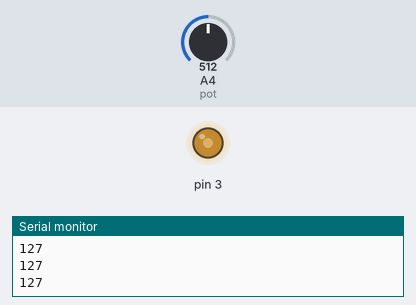
Simulated run of this sketch. Board: Arduino Uno, built with avr-gcc and run on an emulated ATmega328P. Shown: output pins drawn as LEDs (lit = HIGH), the last lines printed to the serial monitor. The test bench sets the inputs (shaded band); at power-on: A4 (pot) = 512.

Above: at 1.2 s.
1.3 s: A4 (pot) set to 716
At 1.9 s:
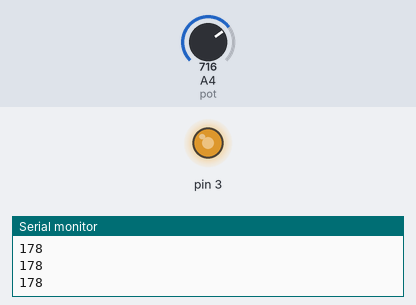
2.8 s: A4 (pot) set to 900
At 3.2 s:
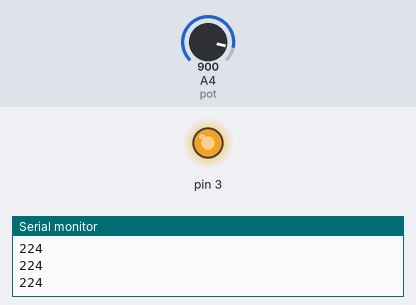
4.3 s: A4 (pot) set to 122
At 4.6 s:
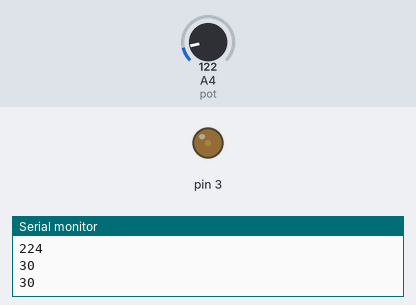
5.8 s: A4 (pot) set to 0
At 7.0 s:
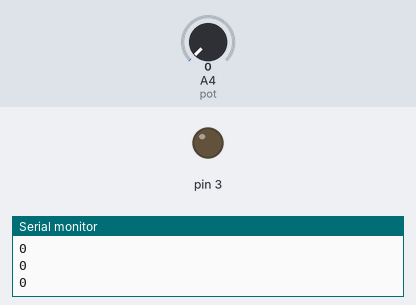
7.3 s: A4 (pot) set to 511
At 8.4 s:
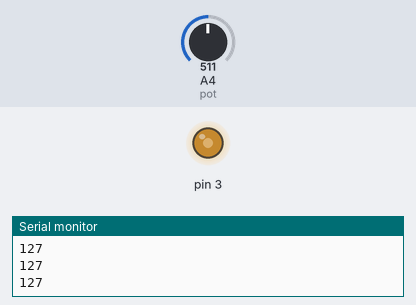
Timing chart, 0 to 9.8 s (numbered marks = the images above; inputs shaded):
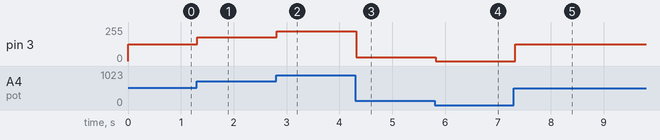

The sketch:

pwm.ino
```cpp
#define pot A4
void setup()
{
  Serial.begin(9600);
  pinMode(pot, INPUT);
  pinMode(3,OUTPUT);
}

void loop()
{
  int leitura=analogRead(pot);
  analogWrite(3,map(leitura,0,1023,0,255));
  delay(100);
  Serial.println(map(leitura,0,1023,0,255));
}
```

Measured:
- after the input at 1.3 s, pin 3: 127/255 → 178/255 at once
- after the input at 2.8 s, pin 3: 178/255 → 224/255 at once
- after the input at 4.3 s, pin 3: 224/255 → 30/255 at once
- after the input at 5.8 s, pin 3: 30/255 → 0/255 at once
- after the input at 7.3 s, pin 3: 0/255 → 127/255 at once
